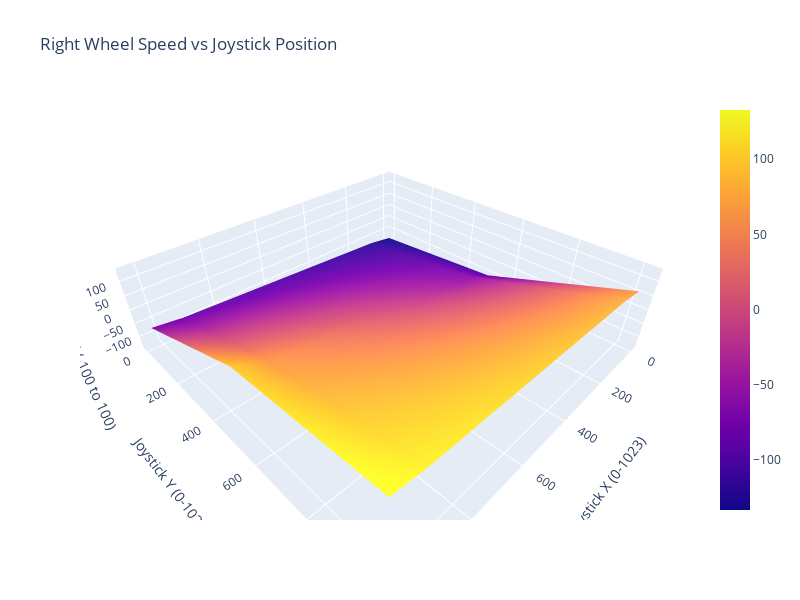

The cell this chart's notebook holds for it:
### Code cell
# Right wheel speed
fig_rw = go.Figure(data=[go.Surface(
    z=rw_speed_pivot.values, 
    x=x_vals, 
    y=y_vals,
    colorscale='Plasma'
)])

fig_rw.update_layout(
    title='Right Wheel Speed vs Joystick Position',
    scene=dict(
        xaxis_title='Joystick X (0-1023)',
        yaxis_title='Joystick Y (0-1023)',
        zaxis_title='Right Wheel Speed (-100 to 100)'
    ),
    width=800,
    height=600
)

fig_rw.show()

### Figure 1 — Plotly figure (JSON) as saved in the notebook; plotly's stock layout.template omitted (floating-point values rounded to 4 significant figures; data arrays with more than 128 entries replaced by an {"elided": "..."} marker saying what was removed)
{"data": [{"colorscale": [[0, "#0d0887"], [0.1111, "#46039f"], [0.2222, "#7201a8"], [0.3333, "#9c179e"], [0.4444, "#bd3786"], [0.5556, "#d8576b"], [0.6667, "#ed7953"], [0.7778, "#fb9f3a"], [0.8889, "#fdca26"], [1, "#f0f921"]], "type": "surface", "x": [0, 51, 102, 153, 204, 255, 306, 357, 408, 459, 510, 561, 612, 663, 714, 765, 816, 867, 918, 969, 1020], "y": [0, 51, 102, 153, 204, 255, 306, 357, 408, 459, 510, 561, 612, 663, 714, 765, 816, 867, 918, 969, 1020], "z": {"elided": "21x21 float values"}}], "layout": {"height": 600, "scene": {"xaxis": {"title": {"text": "Joystick X (0-1023)"}}, "yaxis": {"title": {"text": "Joystick Y (0-1023)"}}, "zaxis": {"title": {"text": "Right Wheel Speed (-100 to 100)"}}}, "title": {"text": "Right Wheel Speed vs Joystick Position"}, "width": 800}}
